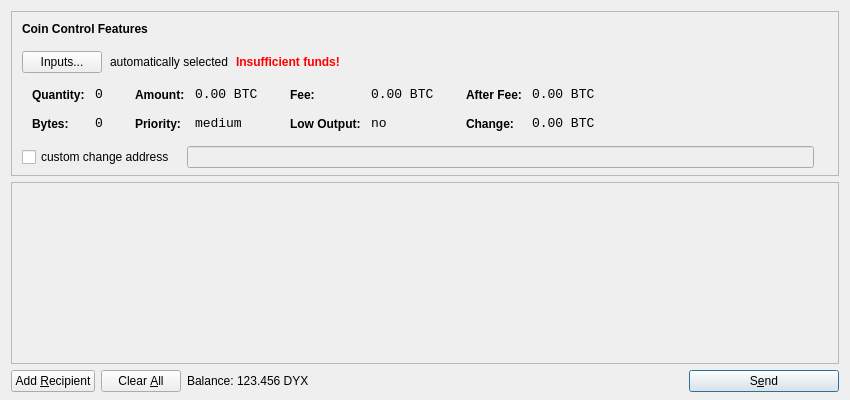
<?xml version="1.0" encoding="UTF-8"?>
<ui version="4.0">
 <class>SendCoinsDialog</class>
 <widget class="QDialog" name="SendCoinsDialog">
  <property name="geometry">
   <rect>
    <x>0</x>
    <y>0</y>
    <width>850</width>
    <height>400</height>
   </rect>
  </property>
  <property name="windowTitle">
   <string>Send Coins</string>
  </property>
  <layout class="QVBoxLayout" name="verticalLayout" stretch="0,1,0">
   <property name="bottomMargin">
    <number>8</number>
   </property>
   <item>
    <widget class="QFrame" name="frameCoinControl">
     <property name="sizePolicy">
      <sizepolicy hsizetype="Expanding" vsizetype="Expanding">
       <horstretch>0</horstretch>
       <verstretch>0</verstretch>
      </sizepolicy>
     </property>
     <property name="maximumSize">
      <size>
       <width>16777215</width>
       <height>16777215</height>
      </size>
     </property>
     <property name="frameShape">
      <enum>QFrame::StyledPanel</enum>
     </property>
     <property name="frameShadow">
      <enum>QFrame::Sunken</enum>
     </property>
     <layout class="QVBoxLayout" name="verticalLayoutCoinControl2">
      <property name="spacing">
       <number>-1</number>
      </property>
      <property name="leftMargin">
       <number>0</number>
      </property>
      <property name="topMargin">
       <number>0</number>
      </property>
      <property name="rightMargin">
       <number>0</number>
      </property>
      <property name="bottomMargin">
       <number>6</number>
      </property>
      <item>
       <layout class="QVBoxLayout" name="verticalLayoutCoinControl" stretch="0,0,0,0,1">
        <property name="spacing">
         <number>0</number>
        </property>
        <property name="leftMargin">
         <number>10</number>
        </property>
        <property name="topMargin">
         <number>10</number>
        </property>
        <item>
         <layout class="QHBoxLayout" name="horizontalLayoutCoinControl1">
          <property name="bottomMargin">
           <number>15</number>
          </property>
          <item>
           <widget class="QLabel" name="labelCoinControlFeatures">
            <property name="sizePolicy">
             <sizepolicy hsizetype="Preferred" vsizetype="Maximum">
              <horstretch>0</horstretch>
              <verstretch>0</verstretch>
             </sizepolicy>
            </property>
            <property name="font">
             <font>
              <weight>75</weight>
              <bold>true</bold>
             </font>
            </property>
            <property name="styleSheet">
             <string notr="true">font-weight:bold;</string>
            </property>
            <property name="text">
             <string>Coin Control Features</string>
            </property>
           </widget>
          </item>
         </layout>
        </item>
        <item>
         <layout class="QHBoxLayout" name="horizontalLayoutCoinControl2" stretch="0,0,0,0">
          <property name="spacing">
           <number>8</number>
          </property>
          <property name="bottomMargin">
           <number>10</number>
          </property>
          <item>
           <widget class="QPushButton" name="pushButtonCoinControl">
            <property name="styleSheet">
             <string notr="true"/>
            </property>
            <property name="text">
             <string>Inputs...</string>
            </property>
           </widget>
          </item>
          <item>
           <widget class="QLabel" name="labelCoinControlAutomaticallySelected">
            <property name="text">
             <string>automatically selected</string>
            </property>
            <property name="margin">
             <number>5</number>
            </property>
           </widget>
          </item>
          <item>
           <widget class="QLabel" name="labelCoinControlInsuffFunds">
            <property name="font">
             <font>
              <weight>75</weight>
              <bold>true</bold>
             </font>
            </property>
            <property name="styleSheet">
             <string notr="true">color:red;font-weight:bold;</string>
            </property>
            <property name="text">
             <string>Insufficient funds!</string>
            </property>
            <property name="margin">
             <number>5</number>
            </property>
           </widget>
          </item>
          <item>
           <spacer name="horizontalSpacerCoinControl">
            <property name="orientation">
             <enum>Qt::Horizontal</enum>
            </property>
            <property name="sizeHint" stdset="0">
             <size>
              <width>40</width>
              <height>1</height>
             </size>
            </property>
           </spacer>
          </item>
         </layout>
        </item>
        <item>
         <widget class="QWidget" name="widgetCoinControl" native="true">
          <property name="sizePolicy">
           <sizepolicy hsizetype="Preferred" vsizetype="Preferred">
            <horstretch>0</horstretch>
            <verstretch>0</verstretch>
           </sizepolicy>
          </property>
          <property name="minimumSize">
           <size>
            <width>0</width>
            <height>0</height>
           </size>
          </property>
          <property name="styleSheet">
           <string notr="true"/>
          </property>
          <layout class="QHBoxLayout" name="horizontalLayoutCoinControl5">
           <property name="margin">
            <number>0</number>
           </property>
           <item>
            <layout class="QHBoxLayout" name="horizontalLayoutCoinControl3" stretch="0,0,0,1">
             <property name="spacing">
              <number>20</number>
             </property>
             <property name="topMargin">
              <number>0</number>
             </property>
             <property name="bottomMargin">
              <number>10</number>
             </property>
             <item>
              <layout class="QFormLayout" name="formLayoutCoinControl1">
               <property name="horizontalSpacing">
                <number>10</number>
               </property>
               <property name="verticalSpacing">
                <number>14</number>
               </property>
               <property name="leftMargin">
                <number>10</number>
               </property>
               <property name="topMargin">
                <number>4</number>
               </property>
               <property name="rightMargin">
                <number>6</number>
               </property>
               <item row="0" column="0">
                <widget class="QLabel" name="labelCoinControlQuantityText">
                 <property name="styleSheet">
                  <string notr="true">font-weight:bold;</string>
                 </property>
                 <property name="text">
                  <string>Quantity:</string>
                 </property>
                 <property name="margin">
                  <number>0</number>
                 </property>
                </widget>
               </item>
               <item row="0" column="1">
                <widget class="QLabel" name="labelCoinControlQuantity">
                 <property name="font">
                  <font>
                   <family>Monospace</family>
                   <pointsize>10</pointsize>
                  </font>
                 </property>
                 <property name="cursor">
                  <cursorShape>IBeamCursor</cursorShape>
                 </property>
                 <property name="contextMenuPolicy">
                  <enum>Qt::ActionsContextMenu</enum>
                 </property>
                 <property name="text">
                  <string notr="true">0</string>
                 </property>
                 <property name="margin">
                  <number>0</number>
                 </property>
                 <property name="textInteractionFlags">
                  <set>Qt::LinksAccessibleByMouse|Qt::TextSelectableByKeyboard|Qt::TextSelectableByMouse</set>
                 </property>
                </widget>
               </item>
               <item row="1" column="0">
                <widget class="QLabel" name="labelCoinControlBytesText">
                 <property name="styleSheet">
                  <string notr="true">font-weight:bold;</string>
                 </property>
                 <property name="text">
                  <string>Bytes:</string>
                 </property>
                </widget>
               </item>
               <item row="1" column="1">
                <widget class="QLabel" name="labelCoinControlBytes">
                 <property name="font">
                  <font>
                   <family>Monospace</family>
                   <pointsize>10</pointsize>
                  </font>
                 </property>
                 <property name="cursor">
                  <cursorShape>IBeamCursor</cursorShape>
                 </property>
                 <property name="contextMenuPolicy">
                  <enum>Qt::ActionsContextMenu</enum>
                 </property>
                 <property name="text">
                  <string notr="true">0</string>
                 </property>
                 <property name="textInteractionFlags">
                  <set>Qt::LinksAccessibleByMouse|Qt::TextSelectableByKeyboard|Qt::TextSelectableByMouse</set>
                 </property>
                </widget>
               </item>
              </layout>
             </item>
             <item>
              <layout class="QFormLayout" name="formLayoutCoinControl2">
               <property name="horizontalSpacing">
                <number>10</number>
               </property>
               <property name="verticalSpacing">
                <number>14</number>
               </property>
               <property name="leftMargin">
                <number>6</number>
               </property>
               <property name="topMargin">
                <number>4</number>
               </property>
               <property name="rightMargin">
                <number>6</number>
               </property>
               <item row="0" column="0">
                <widget class="QLabel" name="labelCoinControlAmountText">
                 <property name="styleSheet">
                  <string notr="true">font-weight:bold;</string>
                 </property>
                 <property name="text">
                  <string>Amount:</string>
                 </property>
                 <property name="margin">
                  <number>0</number>
                 </property>
                </widget>
               </item>
               <item row="0" column="1">
                <widget class="QLabel" name="labelCoinControlAmount">
                 <property name="font">
                  <font>
                   <family>Monospace</family>
                   <pointsize>10</pointsize>
                  </font>
                 </property>
                 <property name="cursor">
                  <cursorShape>IBeamCursor</cursorShape>
                 </property>
                 <property name="contextMenuPolicy">
                  <enum>Qt::ActionsContextMenu</enum>
                 </property>
                 <property name="text">
                  <string notr="true">0.00 BTC</string>
                 </property>
                 <property name="textInteractionFlags">
                  <set>Qt::LinksAccessibleByMouse|Qt::TextSelectableByKeyboard|Qt::TextSelectableByMouse</set>
                 </property>
                </widget>
               </item>
               <item row="1" column="0">
                <widget class="QLabel" name="labelCoinControlPriorityText">
                 <property name="styleSheet">
                  <string notr="true">font-weight:bold;</string>
                 </property>
                 <property name="text">
                  <string>Priority:</string>
                 </property>
                </widget>
               </item>
               <item row="1" column="1">
                <widget class="QLabel" name="labelCoinControlPriority">
                 <property name="font">
                  <font>
                   <family>Monospace</family>
                   <pointsize>10</pointsize>
                  </font>
                 </property>
                 <property name="cursor">
                  <cursorShape>IBeamCursor</cursorShape>
                 </property>
                 <property name="contextMenuPolicy">
                  <enum>Qt::ActionsContextMenu</enum>
                 </property>
                 <property name="text">
                  <string>medium</string>
                 </property>
                 <property name="textInteractionFlags">
                  <set>Qt::LinksAccessibleByMouse|Qt::TextSelectableByKeyboard|Qt::TextSelectableByMouse</set>
                 </property>
                </widget>
               </item>
              </layout>
             </item>
             <item>
              <layout class="QFormLayout" name="formLayoutCoinControl3">
               <property name="horizontalSpacing">
                <number>10</number>
               </property>
               <property name="verticalSpacing">
                <number>14</number>
               </property>
               <property name="leftMargin">
                <number>6</number>
               </property>
               <property name="topMargin">
                <number>4</number>
               </property>
               <property name="rightMargin">
                <number>6</number>
               </property>
               <item row="0" column="0">
                <widget class="QLabel" name="labelCoinControlFeeText">
                 <property name="styleSheet">
                  <string notr="true">font-weight:bold;</string>
                 </property>
                 <property name="text">
                  <string>Fee:</string>
                 </property>
                 <property name="margin">
                  <number>0</number>
                 </property>
                </widget>
               </item>
               <item row="0" column="1">
                <widget class="QLabel" name="labelCoinControlFee">
                 <property name="font">
                  <font>
                   <family>Monospace</family>
                   <pointsize>10</pointsize>
                  </font>
                 </property>
                 <property name="cursor">
                  <cursorShape>IBeamCursor</cursorShape>
                 </property>
                 <property name="contextMenuPolicy">
                  <enum>Qt::ActionsContextMenu</enum>
                 </property>
                 <property name="text">
                  <string notr="true">0.00 BTC</string>
                 </property>
                 <property name="textInteractionFlags">
                  <set>Qt::LinksAccessibleByMouse|Qt::TextSelectableByKeyboard|Qt::TextSelectableByMouse</set>
                 </property>
                </widget>
               </item>
               <item row="1" column="0">
                <widget class="QLabel" name="labelCoinControlLowOutputText">
                 <property name="styleSheet">
                  <string notr="true">font-weight:bold;</string>
                 </property>
                 <property name="text">
                  <string>Low Output:</string>
                 </property>
                </widget>
               </item>
               <item row="1" column="1">
                <widget class="QLabel" name="labelCoinControlLowOutput">
                 <property name="font">
                  <font>
                   <family>Monospace</family>
                   <pointsize>10</pointsize>
                  </font>
                 </property>
                 <property name="cursor">
                  <cursorShape>IBeamCursor</cursorShape>
                 </property>
                 <property name="contextMenuPolicy">
                  <enum>Qt::ActionsContextMenu</enum>
                 </property>
                 <property name="text">
                  <string>no</string>
                 </property>
                 <property name="textInteractionFlags">
                  <set>Qt::LinksAccessibleByMouse|Qt::TextSelectableByKeyboard|Qt::TextSelectableByMouse</set>
                 </property>
                </widget>
               </item>
              </layout>
             </item>
             <item>
              <layout class="QFormLayout" name="formLayoutCoinControl4">
               <property name="horizontalSpacing">
                <number>10</number>
               </property>
               <property name="verticalSpacing">
                <number>14</number>
               </property>
               <property name="leftMargin">
                <number>6</number>
               </property>
               <property name="topMargin">
                <number>4</number>
               </property>
               <property name="rightMargin">
                <number>6</number>
               </property>
               <item row="0" column="0">
                <widget class="QLabel" name="labelCoinControlAfterFeeText">
                 <property name="styleSheet">
                  <string notr="true">font-weight:bold;</string>
                 </property>
                 <property name="text">
                  <string>After Fee:</string>
                 </property>
                 <property name="margin">
                  <number>0</number>
                 </property>
                </widget>
               </item>
               <item row="0" column="1">
                <widget class="QLabel" name="labelCoinControlAfterFee">
                 <property name="font">
                  <font>
                   <family>Monospace</family>
                   <pointsize>10</pointsize>
                  </font>
                 </property>
                 <property name="cursor">
                  <cursorShape>IBeamCursor</cursorShape>
                 </property>
                 <property name="contextMenuPolicy">
                  <enum>Qt::ActionsContextMenu</enum>
                 </property>
                 <property name="text">
                  <string notr="true">0.00 BTC</string>
                 </property>
                 <property name="textInteractionFlags">
                  <set>Qt::LinksAccessibleByMouse|Qt::TextSelectableByKeyboard|Qt::TextSelectableByMouse</set>
                 </property>
                </widget>
               </item>
               <item row="1" column="0">
                <widget class="QLabel" name="labelCoinControlChangeText">
                 <property name="styleSheet">
                  <string notr="true">font-weight:bold;</string>
                 </property>
                 <property name="text">
                  <string>Change:</string>
                 </property>
                </widget>
               </item>
               <item row="1" column="1">
                <widget class="QLabel" name="labelCoinControlChange">
                 <property name="font">
                  <font>
                   <family>Monospace</family>
                   <pointsize>10</pointsize>
                  </font>
                 </property>
                 <property name="cursor">
                  <cursorShape>IBeamCursor</cursorShape>
                 </property>
                 <property name="contextMenuPolicy">
                  <enum>Qt::ActionsContextMenu</enum>
                 </property>
                 <property name="text">
                  <string notr="true">0.00 BTC</string>
                 </property>
                 <property name="textInteractionFlags">
                  <set>Qt::LinksAccessibleByMouse|Qt::TextSelectableByKeyboard|Qt::TextSelectableByMouse</set>
                 </property>
                </widget>
               </item>
              </layout>
             </item>
            </layout>
           </item>
          </layout>
         </widget>
        </item>
        <item>
         <layout class="QHBoxLayout" name="horizontalLayoutCoinControl4" stretch="0,0,0">
          <property name="spacing">
           <number>12</number>
          </property>
          <property name="sizeConstraint">
           <enum>QLayout::SetDefaultConstraint</enum>
          </property>
          <property name="topMargin">
           <number>5</number>
          </property>
          <property name="rightMargin">
           <number>5</number>
          </property>
          <item>
           <widget class="QCheckBox" name="checkBoxCoinControlChange">
            <property name="text">
             <string>custom change address</string>
            </property>
           </widget>
          </item>
          <item>
           <widget class="QLineEdit" name="lineEditCoinControlChange">
            <property name="enabled">
             <bool>false</bool>
            </property>
            <property name="sizePolicy">
             <sizepolicy hsizetype="Expanding" vsizetype="Fixed">
              <horstretch>0</horstretch>
              <verstretch>0</verstretch>
             </sizepolicy>
            </property>
           </widget>
          </item>
          <item>
           <widget class="QLabel" name="labelCoinControlChangeLabel">
            <property name="sizePolicy">
             <sizepolicy hsizetype="Preferred" vsizetype="Expanding">
              <horstretch>0</horstretch>
              <verstretch>0</verstretch>
             </sizepolicy>
            </property>
            <property name="minimumSize">
             <size>
              <width>0</width>
              <height>0</height>
             </size>
            </property>
            <property name="text">
             <string/>
            </property>
            <property name="margin">
             <number>3</number>
            </property>
           </widget>
          </item>
         </layout>
        </item>
        <item>
         <spacer name="verticalSpacerCoinControl">
          <property name="orientation">
           <enum>Qt::Vertical</enum>
          </property>
          <property name="sizeHint" stdset="0">
           <size>
            <width>800</width>
            <height>1</height>
           </size>
          </property>
         </spacer>
        </item>
       </layout>
      </item>
     </layout>
    </widget>
   </item>
   <item>
    <widget class="QScrollArea" name="scrollArea">
     <property name="widgetResizable">
      <bool>true</bool>
     </property>
     <widget class="QWidget" name="scrollAreaWidgetContents">
      <property name="geometry">
       <rect>
        <x>0</x>
        <y>0</y>
        <width>830</width>
        <height>165</height>
       </rect>
      </property>
      <layout class="QVBoxLayout" name="verticalLayout_2">
       <property name="margin">
        <number>0</number>
       </property>
       <item>
        <layout class="QVBoxLayout" name="entries">
         <property name="spacing">
          <number>6</number>
         </property>
        </layout>
       </item>
       <item>
        <spacer name="verticalSpacer">
         <property name="orientation">
          <enum>Qt::Vertical</enum>
         </property>
         <property name="sizeHint" stdset="0">
          <size>
           <width>20</width>
           <height>40</height>
          </size>
         </property>
        </spacer>
       </item>
      </layout>
     </widget>
    </widget>
   </item>
   <item>
    <layout class="QHBoxLayout" name="horizontalLayout">
     <item>
      <widget class="QPushButton" name="addButton">
       <property name="toolTip">
        <string>Send to multiple recipients at once</string>
       </property>
       <property name="text">
        <string>Add &amp;Recipient</string>
       </property>
       <property name="icon">
        <iconset resource="../bitcoin.qrc">
         <normaloff>:/icons/add</normaloff>:/icons/add</iconset>
       </property>
       <property name="autoDefault">
        <bool>false</bool>
       </property>
      </widget>
     </item>
     <item>
      <widget class="QPushButton" name="clearButton">
       <property name="sizePolicy">
        <sizepolicy hsizetype="Minimum" vsizetype="Fixed">
         <horstretch>0</horstretch>
         <verstretch>0</verstretch>
        </sizepolicy>
       </property>
       <property name="toolTip">
        <string>Remove all transaction fields</string>
       </property>
       <property name="text">
        <string>Clear &amp;All</string>
       </property>
       <property name="icon">
        <iconset resource="../bitcoin.qrc">
         <normaloff>:/icons/remove</normaloff>:/icons/remove</iconset>
       </property>
       <property name="autoRepeatDelay">
        <number>300</number>
       </property>
       <property name="autoDefault">
        <bool>false</bool>
       </property>
      </widget>
     </item>
     <item>
      <layout class="QHBoxLayout" name="horizontalLayout_2">
       <property name="spacing">
        <number>3</number>
       </property>
       <item>
        <widget class="QLabel" name="label">
         <property name="text">
          <string>Balance:</string>
         </property>
        </widget>
       </item>
       <item>
        <widget class="QLabel" name="labelBalance">
         <property name="cursor">
          <cursorShape>IBeamCursor</cursorShape>
         </property>
         <property name="text">
          <string>123.456 DYX</string>
         </property>
         <property name="textInteractionFlags">
          <set>Qt::LinksAccessibleByMouse|Qt::TextSelectableByKeyboard|Qt::TextSelectableByMouse</set>
         </property>
        </widget>
       </item>
      </layout>
     </item>
     <item>
      <spacer name="horizontalSpacer">
       <property name="orientation">
        <enum>Qt::Horizontal</enum>
       </property>
       <property name="sizeHint" stdset="0">
        <size>
         <width>40</width>
         <height>20</height>
        </size>
       </property>
      </spacer>
     </item>
     <item>
      <widget class="QPushButton" name="sendButton">
       <property name="minimumSize">
        <size>
         <width>150</width>
         <height>0</height>
        </size>
       </property>
       <property name="toolTip">
        <string>Confirm the send action</string>
       </property>
       <property name="text">
        <string>S&amp;end</string>
       </property>
       <property name="icon">
        <iconset resource="../bitcoin.qrc">
         <normaloff>:/icons/send</normaloff>:/icons/send</iconset>
       </property>
       <property name="default">
        <bool>true</bool>
       </property>
      </widget>
     </item>
    </layout>
   </item>
  </layout>
 </widget>
 <resources>
  <include location="../bitcoin.qrc"/>
 </resources>
 <connections/>
</ui>
